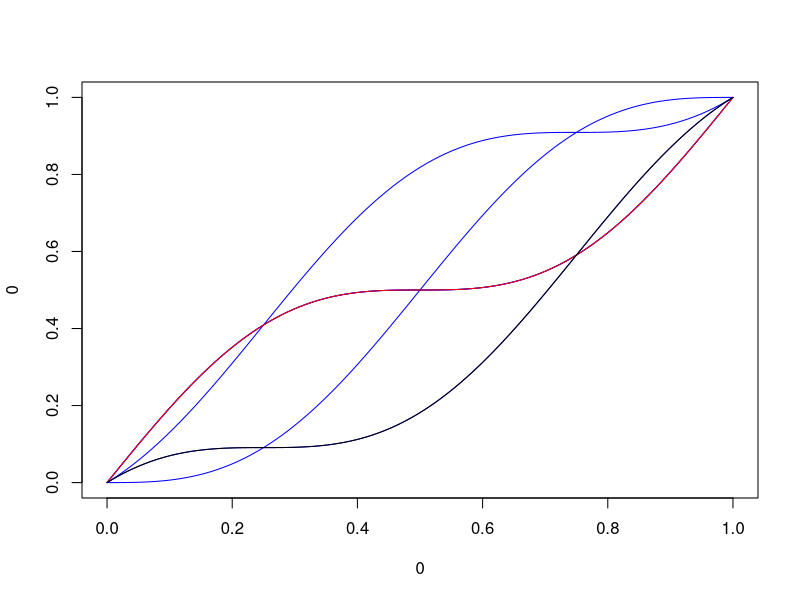

Generate this figure with R:
x = seq(from = 0, to = 2*pi, length.out = 1000)

nb_move = 5 # recommanded = 5

plot(0, 0, xlim = c(0,1), ylim = c(0, 1), type = "n")

for(t in seq(from = 0, to = 2*pi, length.out = nb_move)) {

  lines(x/(2*pi), (sin(x+t)+x-sin(t))/(2*pi), type = "l", col = "blue")

}

lines(x/(2*pi), (sin(x) + x)/(2*pi), type = "l", col = "red")

lines(x/(2*pi), (cos(x) + x - 1)/(2*pi), type = "l")